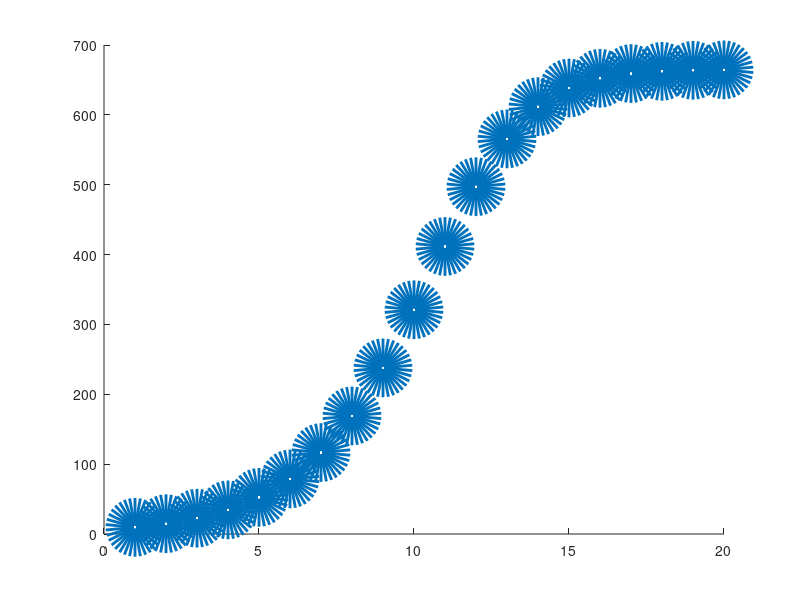

Write MATLAB code to recreate this figure.
clear;
clc;

T = 1:50;
x=0.00082;
k=x;
p(1)=9.6;
for i = 1:49
    p(i+1) = k*(665-p(i))*p(i)+p(i);
end
figure
scatter(T(1:20),p(1:20),500,'k.','LineWidth',20)